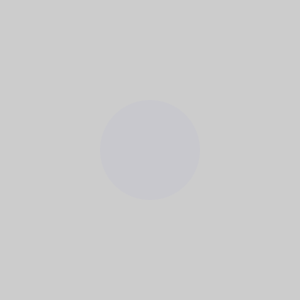
Frame 1 (no input)
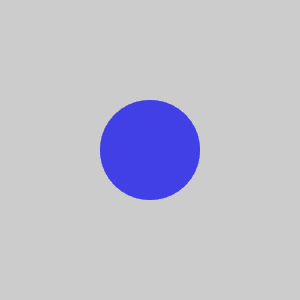
Frame 60 (the mouse pressed at the canvas centre just before this capture)
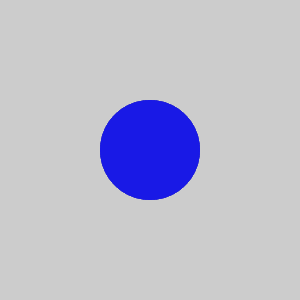
Frame 120 (the mouse held since frame 60 and released just before this capture)

The Processing sketch that drew these frames (run headless with seeded random() and noise(); from frame 60 on, the mouse is pressed at the canvas centre):

// Processing sketch: processing_109093
// ── processing_109093.pde

void setup()
{
  size(300, 300);
}
void drawCircle()
{
  stroke(255, 0, 0);
  fill(0, 0, 255, 5);
  noStroke();
  ellipse(150,150, 100, 100);
}

void draw()
{drawCircle();
}
